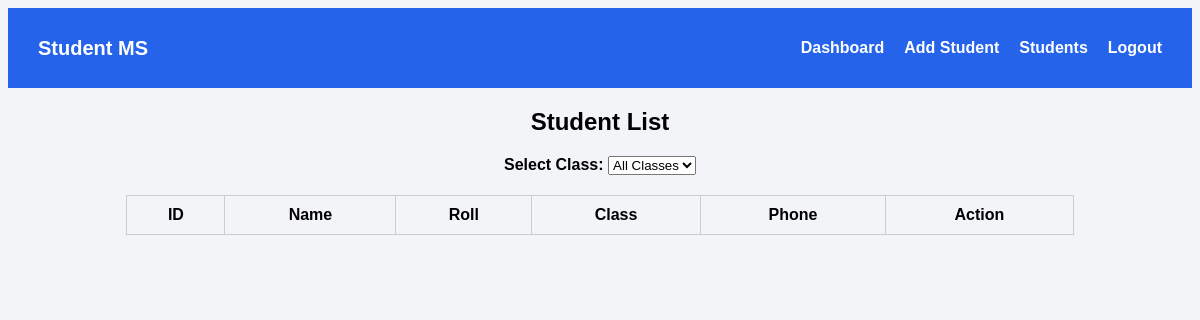
/students (signed in), run on an earlier commit of the app's database.
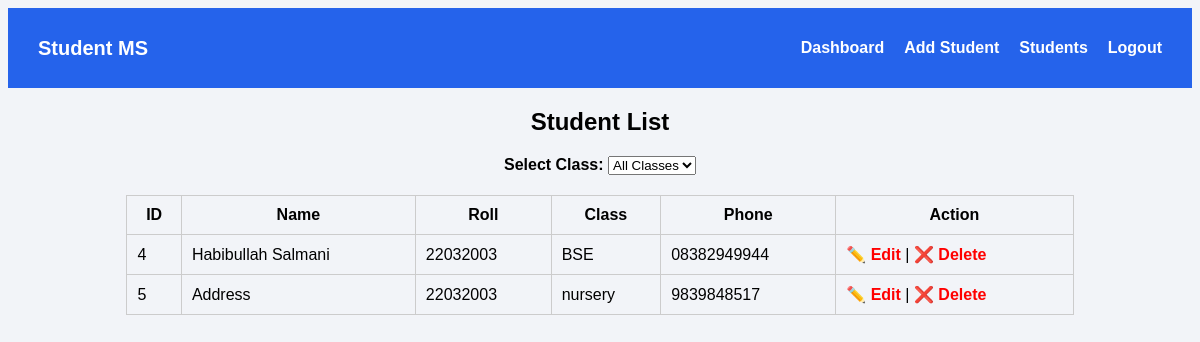
And on a later commit of the database.
### tables this page shows
CREATE TABLE students (
            id INTEGER PRIMARY KEY AUTOINCREMENT,
            name TEXT,
            roll TEXT,
            class_name TEXT,
            phone TEXT
        );

### app.py (the view)
@app.route("/students")
def students():
    if "admin" not in session:
        return redirect(url_for("login"))
    selected_class = request.args.get("class")
    conn = get_db()
    if selected_class and selected_class != "all":
        students = conn.execute(
            "SELECT * FROM students WHERE class_name = ?",
            (selected_class,)
        ).fetchall()
    else:
        students = conn.execute("SELECT * FROM students").fetchall()
    conn.close()
    return render_template(
        "students.html",
        students=students,
        classes=CLASSES,
        selected_class=selected_class
    )

### app.py (called while the page is built)
def get_db():
    conn = sqlite3.connect("database.db")
    conn.row_factory = sqlite3.Row
    return conn

### templates/students.html (shortened to what this page needs)
<!DOCTYPE html>
<html>
<head>
  <link rel="stylesheet" href="/static/style.css">
</head>
<body>
  {% include "navbar.html" %}
<h2 class="title">Student List</h2>
<form method="GET" style="text-align:center; margin-bottom:20px;">
  <label><b>Select Class:</b></label>
  <select name="class" onchange="this.form.submit()">
    <option value="all">All Classes</option>
  </select>
</form>
<table>
  <tr>
    <th>ID</th>
    <th>Name</th>
    <th>Roll</th>
    <th>Class</th>
    <th>Phone</th>
    <th>Action</th>
  </tr>
  {% for s in students %}
  <tr>
    <td>{{ s.id }}</td>
    <td>{{ s.name }}</td>
    <td>{{ s.roll }}</td>
    <td>{{ s.class_name }}</td>
    <td>{{ s.phone }}</td>
    <td>
      <a href="/edit-student/{{ s.id }}">✏️ Edit</a> |
      <a href="/delete-student/{{ s.id }}"
         onclick="return confirm('Are you sure?')">❌ Delete</a>
    </td>
  </tr>
  {% endfor %}
</table>
</body>
</html>

### templates/navbar.html
<nav class="navbar">
  <div class="logo">Student MS</div>
  <ul class="nav-links">
    <li><a href="/dashboard">Dashboard</a></li>
    <li><a href="/add-student">Add Student</a></li>
    <li><a href="/students">Students</a></li>
    <li><a href="/logout">Logout</a></li>
  </ul>
</nav>

### static/style.css (style rules this page uses)
body { font-family: Arial; background: #f2f4f8; }
.title { text-align: center; margin: 20px; }
table { width: 80%; margin: auto; border-collapse: collapse; }
th, td { padding: 10px; border: 1px solid #ccc; }
a { color: red; text-decoration: none; font-weight: bold; }
.navbar { background: #2563eb; padding: 15px 30px; display: flex; justify-content: space-between; align-items: center; }
.logo { color: white; font-size: 20px; font-weight: bold; }
.nav-links { list-style: none; display: flex; gap: 20px; }
.nav-links li a { color: white; text-decoration: none; font-weight: bold; }

What changed in the data, as far as the page shows it:
added students: id "4", name "Habibullah Salmani", roll "22032003", class_name "BSE", phone "08382949944"
added students: id "5", name "Address", roll "22032003", class_name "nursery", phone "9839848517"
